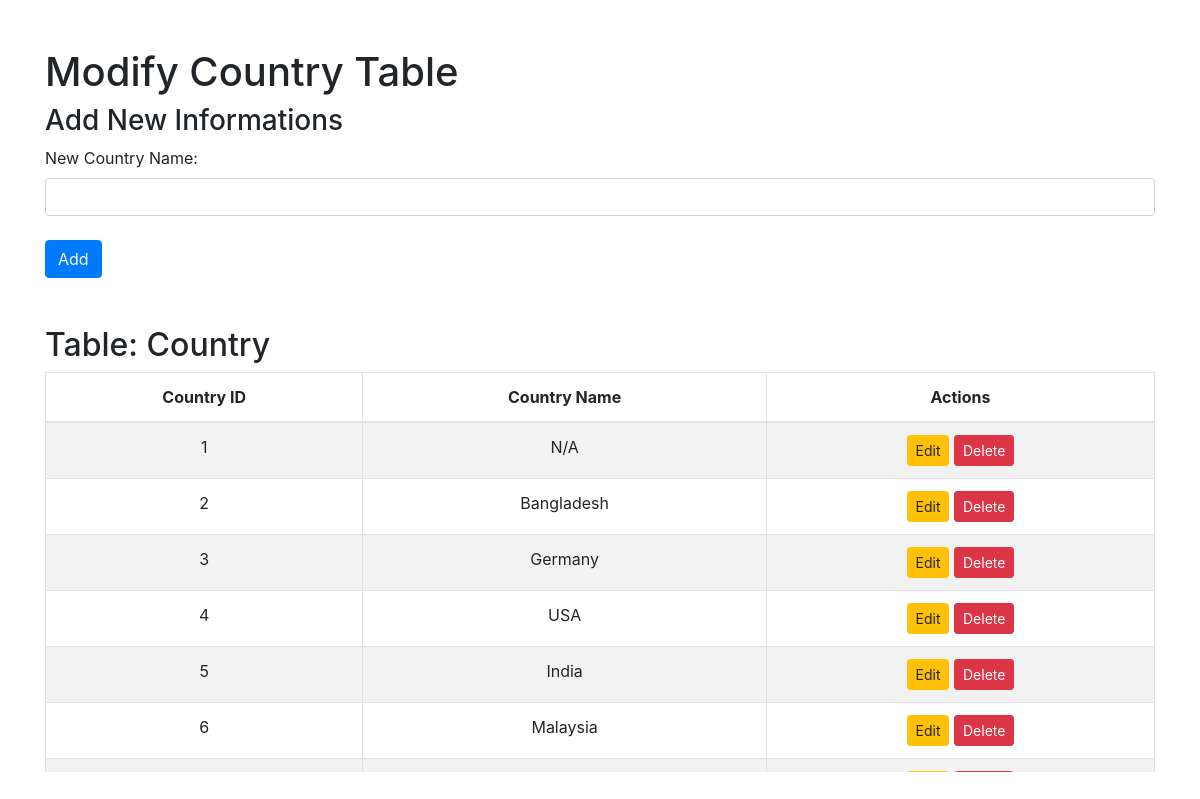
/input_tables/input_country.php, run on the app's committed database.
### tables this page shows
CREATE TABLE `country` (
  `CountryID` int(11) NOT NULL,
  `CountryName` varchar(50) NOT NULL
);

### input_tables/input_country.php (the view, shortened to what this page needs)
<?php
include('../db_connect.php');
?>
<!DOCTYPE html>
<html>
<head>
    <link href="https://cdnjs.cloudflare.com/ajax/libs/bootstrap/4.6.2/css/bootstrap.min.css" rel="stylesheet">
</head>
<body>
    <div class="container mt-5">
        <h1>Modify Country Table</h1>
        <h3>Add New Informations</h3>
        <form method="post" action="input_country.php" class="mb-4">
            <div class="form-group">
                <label for="countryName">New Country Name:</label>
                <input type="text" id="countryName" name="countryName" class="form-control" required>
            </div>
            <button type="submit" class="btn btn-primary mt-2">Add</button>
        </form>
        <h2>Table: Country</h2>
        <div class="table-responsive">
            <table class="table table-bordered table-striped">
                <thead>
                    <tr>
                        <th>Country ID</th>
                        <th>Country Name</th>
                        <th>Actions</th>
                    </tr>
                </thead>
                <tbody>
                    <?php
                    $result = $conn->query("SELECT * FROM country");
                    while ($row = $result->fetch_assoc()) {
                        echo "<tr>";
                        echo "<td>" . htmlspecialchars($row['CountryID']) . "</td>";
                        echo "<td>" . htmlspecialchars($row['CountryName']) . "</td>";
                        echo "<td>";
                        echo "<a href='?action=edit&id=" . $row['CountryID'] . "' class='btn btn-warning btn-sm'>Edit</a> ";
                        echo "<a href='?action=delete&id=" . $row['CountryID'] . "' class='btn btn-danger btn-sm' onclick=\"return confirm('Are you sure you want to delete this record?');\">Delete</a>";
                        echo "</td>";
                        echo "</tr>";
                    }
                    ?>
                </tbody>
            </table>
        </div>
    </div>
</body>
</html>

### input_tables/input_country.php (style rules this page uses)
table th, table td { text-align: center; vertical-align: middle; }
.table-responsive { max-height: 400px; overflow-y: auto; }
.table thead th { position: sticky; top: 0; background-color: #fff; z-index: 1; }

### data on the page
country: CountryID "1", CountryName "N/A"
country: CountryID "2", CountryName "Bangladesh"
country: CountryID "3", CountryName "Germany"
country: CountryID "4", CountryName "USA"
country: CountryID "5", CountryName "India"
country: CountryID "6", CountryName "Malaysia"
